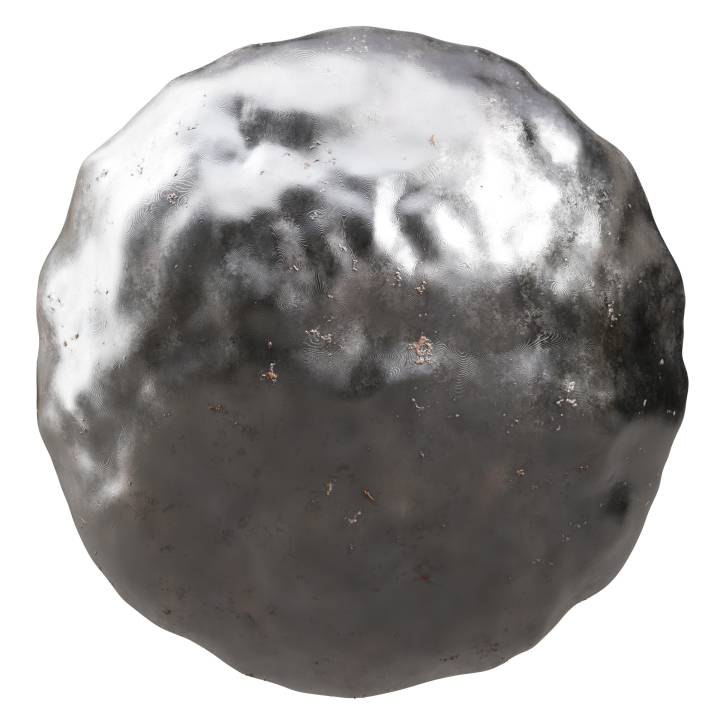
#> input picture treasure_chest_20261113/phase05/iron_fidelity/resources/Battered_metal_01_preview.jpg, 720 x 720 px, given in place of preview.png, which was not available
$ python resource_sheet.py
#> lines starting #> are read from the running program, lines starting #| are printed output that depends on the picture
from pathlib import Path
from PIL import Image,ImageOps,ImageDraw
P=Path(__file__).resolve().parent
out=Image.new('RGB',(1500,1050),'#202020');dr=ImageDraw.Draw(out)
#> after `out = Image.new('RGB', (1500, 1050), '#202020')`: out: PIL image 1500x1050 RGB; every value is 32
for i,n in enumerate(['rough_wood','wood_cabinet_worn_long','texturecan_wood0034']):
 d=P/'resources'/n
 for j,f in enumerate([d/'preview.png',next(d.glob('*diff*'),next(iter((d/'maps').rglob('*base*')),d/'preview.png'))]):
  im=ImageOps.contain(Image.open(f).convert('RGB'),(500,490));out.paste(im,(i*500+(500-im.width)//2,35+j*510));dr.text((i*500+10,10+j*510),n+' '+('preview' if j==0 else 'color'),fill='white')
#> after `out.paste(im, (i * 500 + (500 - im.width) // 2, 35 + j * 510))`:
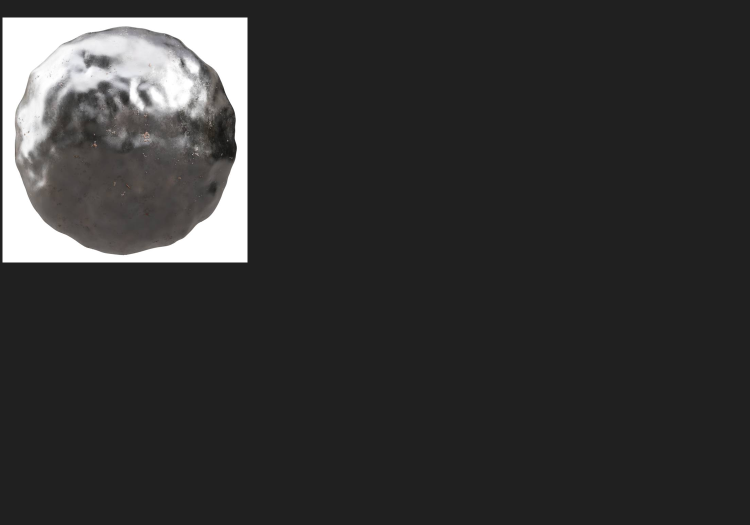
#> out: PIL image 1500x1050 RGB (shown at 1/2 size); mean R, G, B 52.4, 52.1, 52
#> pass 2 of the loop `for i,n in enumerate(['rough_wood','wood_cabinet_worn_long','textureca..`:
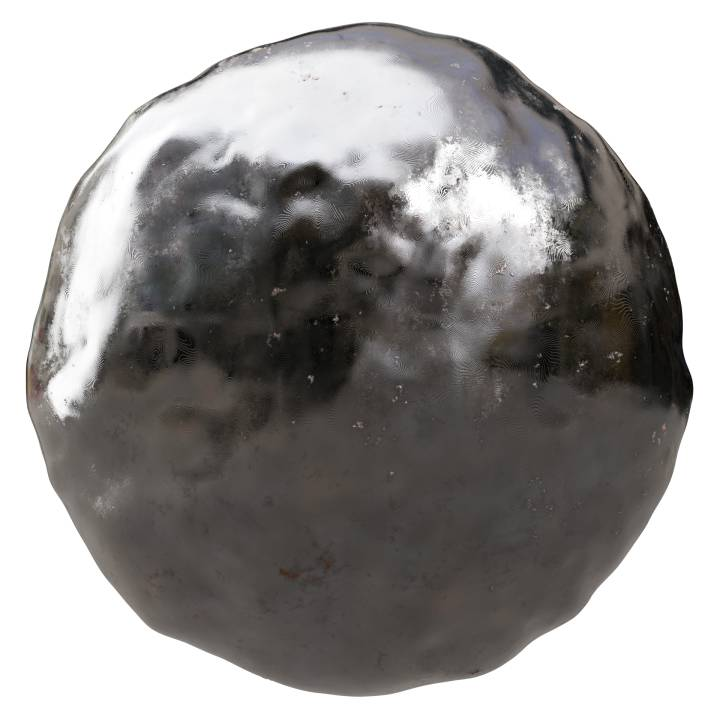
#> input picture treasure_chest_20261113/phase05/iron_fidelity/resources/Battered_metal_02_preview.jpg, 720 x 720 px, given in place of preview.png, which was not available
#> `out.paste(im, (i * 500 + (500 - im.width) // 2, 35 + j * 510))`:
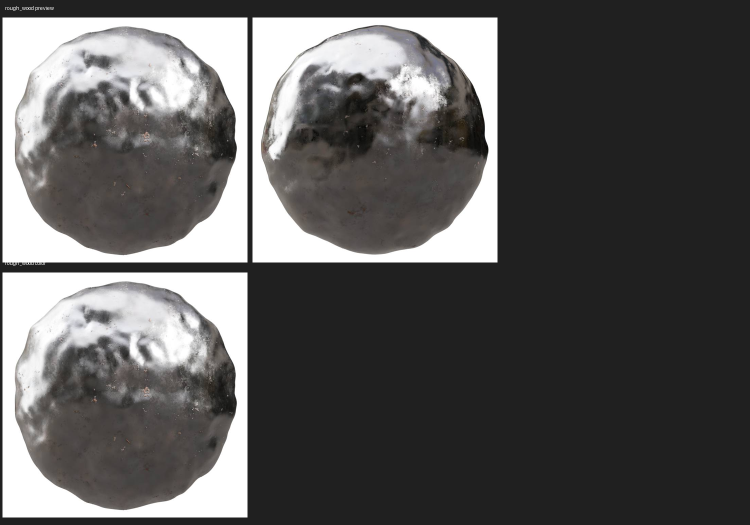
#> out: PIL image 1500x1050 RGB (shown at 1/2 size); mean R, G, B 91.6, 90.7, 90.3
out.save(P/'resource_sheet.jpg')
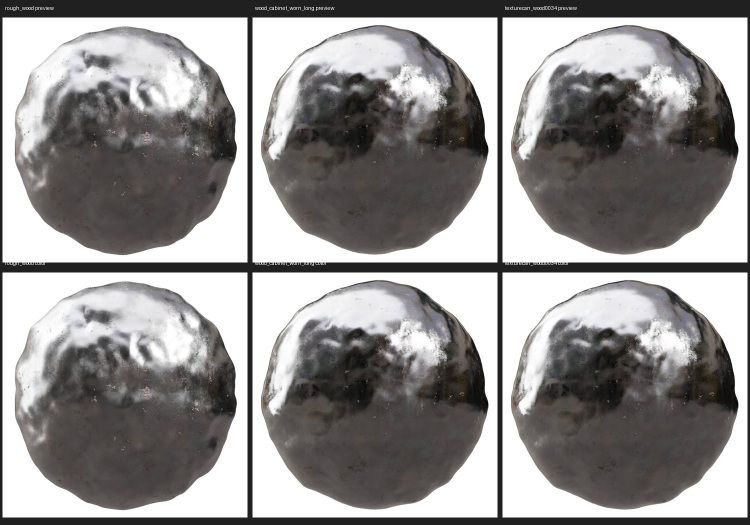
#> saved as resource_sheet.jpg: PIL image 1500x1050 RGB (shown at 1/2 size); mean R, G, B 147.8, 145.8, 144.9
print([str(p) for p in (P/'resources/texturecan_wood0034/maps').rglob('*')])
